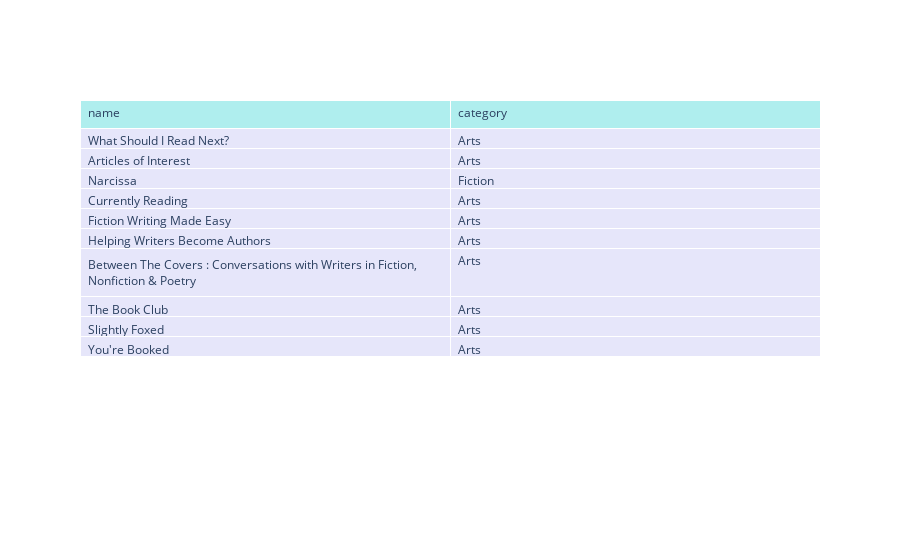

Notebook code for this chart:
### Code cell
import plotly.graph_objects as go
import pandas as pd

fig = go.Figure(data=[go.Table(
    header=dict(values=list(final.columns),
                fill_color='paleturquoise',
                align='left'),
    cells=dict(values=[final.name, final.category],
               fill_color='lavender',
               align='left'))
])

fig.show()

### Figure 1 — Plotly figure (JSON) as saved in the notebook; plotly's stock layout.template omitted (floating-point values rounded to 4 significant figures)
{"data": [{"cells": {"align": "left", "fill": {"color": "lavender"}, "values": [["What Should I Read Next?", "Articles of Interest", "Narcissa", "Currently Reading", "Fiction Writing Made Easy", "Helping Writers Become Authors", "Between The Covers : Conversations with Writers in Fiction, Nonfiction & Poetry", "The Book Club", "Slightly Foxed", "You're Booked"], ["Arts", "Arts", "Fiction", "Arts", "Arts", "Arts", "Arts", "Arts", "Arts", "Arts"]]}, "header": {"align": "left", "fill": {"color": "paleturquoise"}, "values": ["name", "category"]}, "type": "table"}], "layout": {}}
